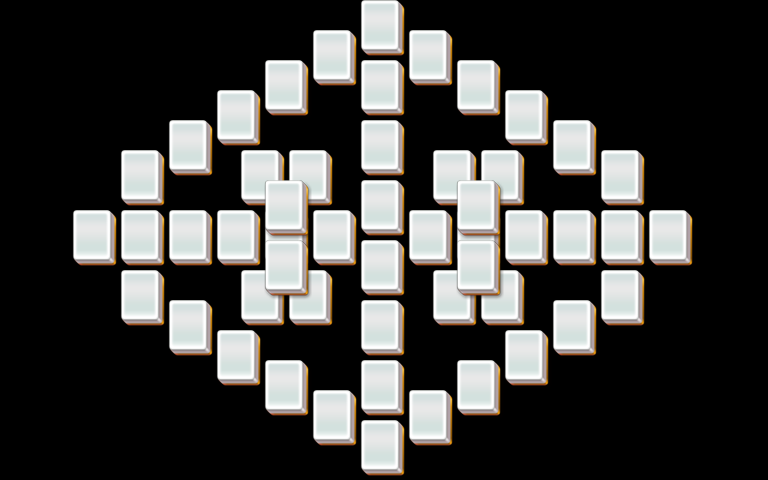

This game map was drawn from its Tiled (.tmx) file and the tilesets committed beside it. A one-line description and the trimmed map source follow:
An orthogonal 32x16 tile map with 24x30 px tiles, 5 tile layers (layer1, layer2, layer3, layer4, ...).

<map version="1.0" orientation="orthogonal" width="32" height="16" tilewidth="24" tileheight="30">
 <properties>
  <property name="species" value="25" />
 </properties>
 <tileset firstgid="1" name="mahjong" tilewidth="48" tileheight="60">
  <image source="mahjong.png" />
 </tileset>
 <layer name="layer1" width="32" height="16">
  <data>[512 cells, 48 non-empty, 1 distinct tile ids]</data>
 </layer>
 <layer name="layer2" width="32" height="16">
  <data>[512 cells, 48 non-empty, 1 distinct tile ids]</data>
 </layer>
 <layer name="layer3" width="32" height="16">
  <data>[512 cells, 4 non-empty, 1 distinct tile ids]</data>
 </layer>
 <layer name="layer4" width="32" height="16">
  <data>[512 cells, 0 non-empty, 0 distinct tile ids]</data>
 </layer>
 <layer name="layer5" width="32" height="16">
  <data>[512 cells, 0 non-empty, 0 distinct tile ids]</data>
 </layer>
</map>
